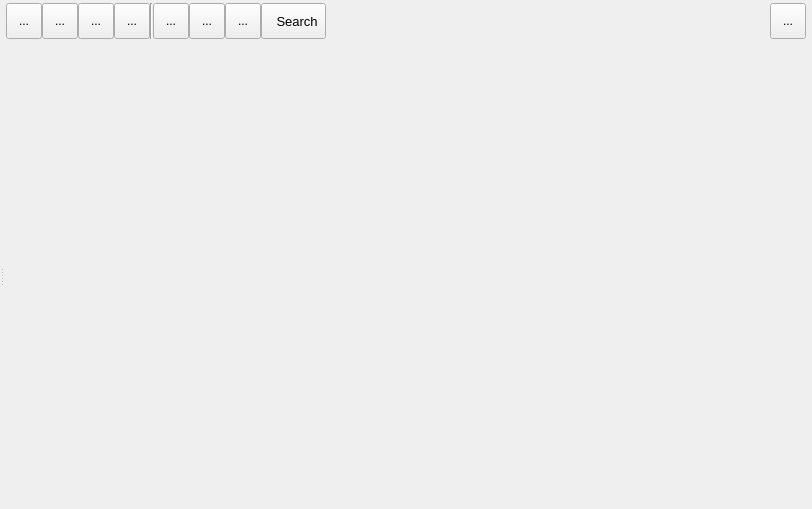
<?xml version="1.0" encoding="UTF-8"?>
<ui version="4.0">
 <class>Form</class>
 <widget class="QWidget" name="Form">
  <property name="geometry">
   <rect>
    <x>0</x>
    <y>0</y>
    <width>812</width>
    <height>509</height>
   </rect>
  </property>
  <property name="windowTitle">
   <string>Form</string>
  </property>
  <layout class="QVBoxLayout" name="verticalLayout_2">
   <property name="spacing">
    <number>0</number>
   </property>
   <property name="leftMargin">
    <number>0</number>
   </property>
   <property name="topMargin">
    <number>0</number>
   </property>
   <property name="rightMargin">
    <number>0</number>
   </property>
   <property name="bottomMargin">
    <number>0</number>
   </property>
   <item>
    <layout class="QHBoxLayout" name="horizontalLayout">
     <property name="leftMargin">
      <number>6</number>
     </property>
     <property name="topMargin">
      <number>3</number>
     </property>
     <property name="rightMargin">
      <number>6</number>
     </property>
     <property name="bottomMargin">
      <number>3</number>
     </property>
     <item>
      <widget class="QToolButton" name="btnLoad">
       <property name="enabled">
        <bool>true</bool>
       </property>
       <property name="minimumSize">
        <size>
         <width>36</width>
         <height>36</height>
        </size>
       </property>
       <property name="toolTip">
        <string>load File</string>
       </property>
       <property name="text">
        <string>...</string>
       </property>
       <property name="iconSize">
        <size>
         <width>28</width>
         <height>28</height>
        </size>
       </property>
       <property name="checkable">
        <bool>false</bool>
       </property>
       <property name="toolButtonStyle">
        <enum>Qt::ToolButtonIconOnly</enum>
       </property>
      </widget>
     </item>
     <item>
      <widget class="QToolButton" name="btnClipBoard">
       <property name="enabled">
        <bool>true</bool>
       </property>
       <property name="minimumSize">
        <size>
         <width>36</width>
         <height>36</height>
        </size>
       </property>
       <property name="toolTip">
        <string>&lt;html&gt;&lt;head/&gt;&lt;body&gt;&lt;p&gt;copy from clipboard&lt;br/&gt;&lt;span style=&quot; font-weight:600;&quot;&gt;Ctrl+'V&lt;/span&gt;'&lt;/p&gt;&lt;/body&gt;&lt;/html&gt;</string>
       </property>
       <property name="text">
        <string>...</string>
       </property>
       <property name="iconSize">
        <size>
         <width>28</width>
         <height>28</height>
        </size>
       </property>
       <property name="checkable">
        <bool>false</bool>
       </property>
       <property name="toolButtonStyle">
        <enum>Qt::ToolButtonIconOnly</enum>
       </property>
      </widget>
     </item>
     <item>
      <widget class="QToolButton" name="btnCloseImage">
       <property name="minimumSize">
        <size>
         <width>36</width>
         <height>36</height>
        </size>
       </property>
       <property name="toolTip">
        <string>Close Image</string>
       </property>
       <property name="text">
        <string>...</string>
       </property>
       <property name="iconSize">
        <size>
         <width>28</width>
         <height>28</height>
        </size>
       </property>
       <property name="checkable">
        <bool>false</bool>
       </property>
      </widget>
     </item>
     <item>
      <widget class="QToolButton" name="btnCamera">
       <property name="minimumSize">
        <size>
         <width>36</width>
         <height>36</height>
        </size>
       </property>
       <property name="toolTip">
        <string>Live Video</string>
       </property>
       <property name="text">
        <string>...</string>
       </property>
       <property name="iconSize">
        <size>
         <width>28</width>
         <height>28</height>
        </size>
       </property>
      </widget>
     </item>
     <item>
      <widget class="Line" name="line">
       <property name="orientation">
        <enum>Qt::Vertical</enum>
       </property>
      </widget>
     </item>
     <item>
      <widget class="QToolButton" name="btnMeasure">
       <property name="minimumSize">
        <size>
         <width>36</width>
         <height>36</height>
        </size>
       </property>
       <property name="toolTip">
        <string>Measure Distance</string>
       </property>
       <property name="text">
        <string>...</string>
       </property>
       <property name="iconSize">
        <size>
         <width>28</width>
         <height>28</height>
        </size>
       </property>
       <property name="checkable">
        <bool>false</bool>
       </property>
      </widget>
     </item>
     <item>
      <widget class="QToolButton" name="btnRegion">
       <property name="minimumSize">
        <size>
         <width>36</width>
         <height>36</height>
        </size>
       </property>
       <property name="toolTip">
        <string>&lt;html&gt;&lt;head/&gt;&lt;body&gt;&lt;p&gt;Region of Interest&lt;/p&gt;&lt;/body&gt;&lt;/html&gt;</string>
       </property>
       <property name="text">
        <string>...</string>
       </property>
       <property name="iconSize">
        <size>
         <width>28</width>
         <height>28</height>
        </size>
       </property>
       <property name="checkable">
        <bool>false</bool>
       </property>
      </widget>
     </item>
     <item>
      <widget class="QToolButton" name="btnCutForeground">
       <property name="minimumSize">
        <size>
         <width>36</width>
         <height>36</height>
        </size>
       </property>
       <property name="toolTip">
        <string>cut foreground</string>
       </property>
       <property name="text">
        <string>...</string>
       </property>
       <property name="iconSize">
        <size>
         <width>28</width>
         <height>28</height>
        </size>
       </property>
       <property name="checkable">
        <bool>false</bool>
       </property>
      </widget>
     </item>
     <item>
      <widget class="QToolButton" name="btnSearch">
       <property name="minimumSize">
        <size>
         <width>0</width>
         <height>36</height>
        </size>
       </property>
       <property name="font">
        <font>
         <pointsize>10</pointsize>
        </font>
       </property>
       <property name="text">
        <string>  Search</string>
       </property>
       <property name="iconSize">
        <size>
         <width>28</width>
         <height>28</height>
        </size>
       </property>
       <property name="checkable">
        <bool>false</bool>
       </property>
       <property name="toolButtonStyle">
        <enum>Qt::ToolButtonTextBesideIcon</enum>
       </property>
      </widget>
     </item>
     <item>
      <spacer name="horizontalSpacer">
       <property name="orientation">
        <enum>Qt::Horizontal</enum>
       </property>
       <property name="sizeHint" stdset="0">
        <size>
         <width>40</width>
         <height>20</height>
        </size>
       </property>
      </spacer>
     </item>
     <item>
      <widget class="QToolButton" name="btnSettings">
       <property name="enabled">
        <bool>true</bool>
       </property>
       <property name="minimumSize">
        <size>
         <width>36</width>
         <height>36</height>
        </size>
       </property>
       <property name="toolTip">
        <string>Settings</string>
       </property>
       <property name="text">
        <string>...</string>
       </property>
       <property name="iconSize">
        <size>
         <width>28</width>
         <height>28</height>
        </size>
       </property>
       <property name="checkable">
        <bool>false</bool>
       </property>
       <property name="toolButtonStyle">
        <enum>Qt::ToolButtonIconOnly</enum>
       </property>
      </widget>
     </item>
    </layout>
   </item>
   <item>
    <widget class="QSplitter" name="splitter">
     <property name="sizePolicy">
      <sizepolicy hsizetype="Expanding" vsizetype="Expanding">
       <horstretch>0</horstretch>
       <verstretch>0</verstretch>
      </sizepolicy>
     </property>
     <property name="orientation">
      <enum>Qt::Horizontal</enum>
     </property>
     <property name="handleWidth">
      <number>3</number>
     </property>
     <widget class="FilterWidget" name="filterWidget" native="true">
      <property name="sizePolicy">
       <sizepolicy hsizetype="Preferred" vsizetype="Preferred">
        <horstretch>1</horstretch>
        <verstretch>0</verstretch>
       </sizepolicy>
      </property>
      <property name="baseSize">
       <size>
        <width>200</width>
        <height>0</height>
       </size>
      </property>
      <layout class="QVBoxLayout" name="verticalLayout"/>
     </widget>
     <widget class="PictureEditor" name="picEditor" native="true">
      <property name="sizePolicy">
       <sizepolicy hsizetype="Preferred" vsizetype="Preferred">
        <horstretch>5</horstretch>
        <verstretch>0</verstretch>
       </sizepolicy>
      </property>
      <property name="minimumSize">
       <size>
        <width>300</width>
        <height>200</height>
       </size>
      </property>
     </widget>
    </widget>
   </item>
  </layout>
 </widget>
 <customwidgets>
  <customwidget>
   <class>PictureEditor</class>
   <extends>QWidget</extends>
   <header>pictureviz</header>
   <container>1</container>
  </customwidget>
  <customwidget>
   <class>FilterWidget</class>
   <extends>QWidget</extends>
   <header>searchview.filterviz</header>
   <container>1</container>
  </customwidget>
 </customwidgets>
 <resources/>
 <connections/>
</ui>
